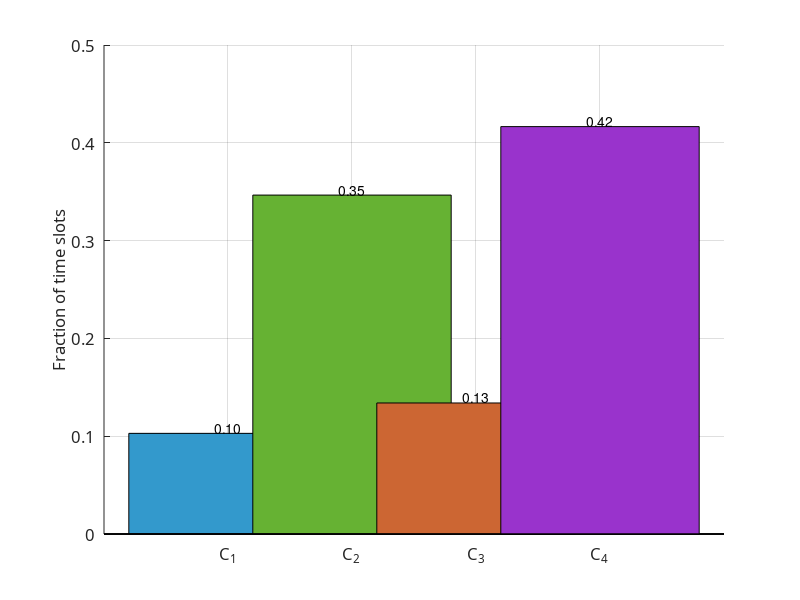

Write the MATLAB code that produced this figure.
clc;
clear;
% close all;

case_counts = [40907, 137745, 53253, 165578];   % [C1, C2, C3, C4]

% Convert counts to fractions of total
total_cases = sum(case_counts);
fractions = case_counts / total_cases;

% Labels for each configuration
config_labels = {'C_1','C_2','C_3','C_4'};




% Plot each bar separately so legend works
figure;
hold on;
b = bar(1, fractions(1), 'FaceColor', [0.2 0.6 0.8]);
b2 = bar(2, fractions(2), 'FaceColor', [0.4 0.7 0.2]);
b3 = bar(3, fractions(3), 'FaceColor', [0.8 0.4 0.2]);
b4 = bar(4, fractions(4), 'FaceColor', [0.6 0.2 0.8]);
hold off;
set(gca, 'XTick', 1:4, ...
         'XTickLabel', config_labels, ...
         'FontName', 'Calibri', ...
         'FontSize', 12, ...
         'TickLabelInterpreter', 'tex');
ylabel('Fraction of time slots', 'FontSize', 12);
ylim([0 0.5]);
grid on;



% Optional: add value labels on top of bars
text(1:4, fractions, ...
     arrayfun(@(x) sprintf('%.2f', x), fractions, 'UniformOutput', false), ...
     'HorizontalAlignment','center','VerticalAlignment','bottom','FontSize',10);
